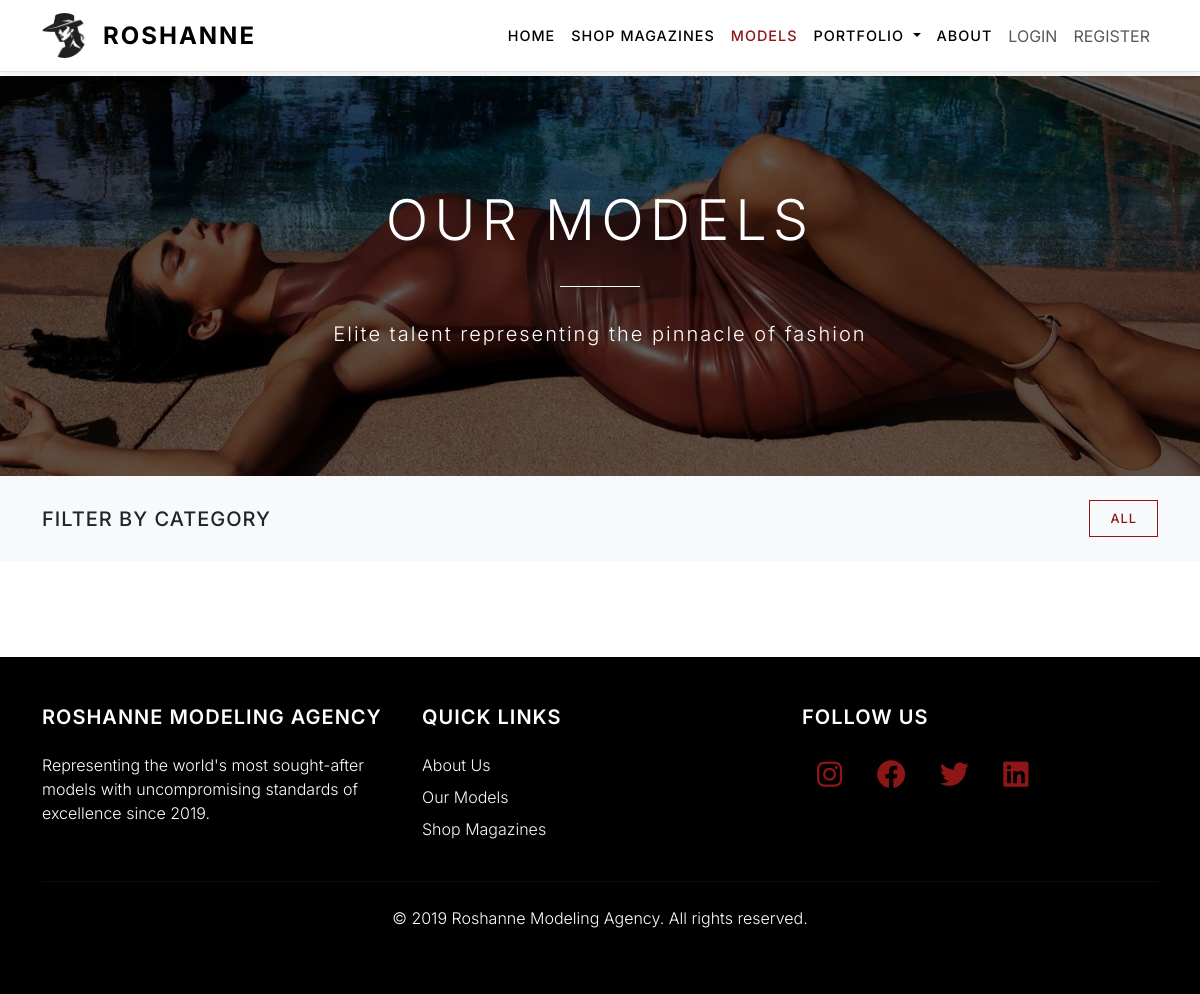
/models/?category=Runway, run on an earlier commit of the app's database.
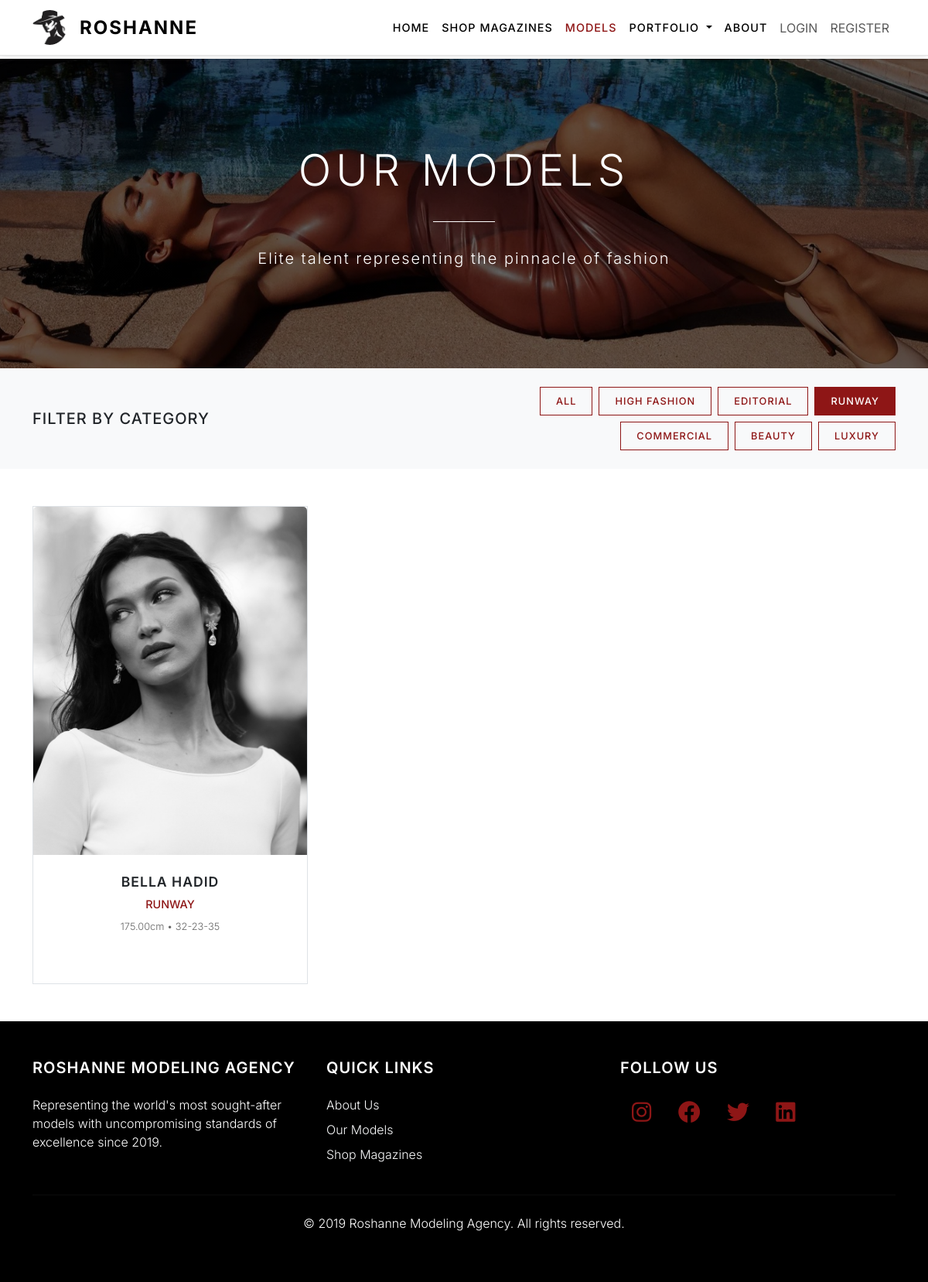
And on a later commit of the database.
### myapp/models.py (models this page shows, shortened)
class ModelCategory(models.Model):
    name = models.CharField(max_length=100)
    description = models.TextField(blank=True)
    created_at = models.DateTimeField(auto_now_add=True)
    class Meta:
        verbose_name_plural = "Model Categories"

class Model(models.Model):
    GENDER_CHOICES = [
        ('M', 'Male'),
        ('F', 'Female'),
        ('O', 'Other')
    ]
    user_profile = models.OneToOneField(UserProfile, on_delete=models.CASCADE)
    category = models.ForeignKey(ModelCategory, on_delete=models.SET_NULL, null=True)
    gender = models.CharField(max_length=1, choices=GENDER_CHOICES)
    age = models.IntegerField()
    portfolio_link = models.URLField(blank=True)
    is_available = models.BooleanField(default=True)
    created_at = models.DateTimeField(auto_now_add=True)
    updated_at = models.DateTimeField(auto_now=True)

class UserProfile(models.Model):
    user = models.OneToOneField(User, on_delete=models.CASCADE)
    bio = models.TextField(blank=True)
    height = models.DecimalField(max_digits=5, decimal_places=2, null=True, blank=True)
    measurements = models.CharField(max_length=50, blank=True)
    experience = models.TextField(blank=True)
    profile_image = models.ImageField(upload_to='profile_images/', null=True, blank=True)
    created_at = models.DateTimeField(auto_now_add=True)
    updated_at = models.DateTimeField(auto_now=True)

### myapp/views.py (the view)
# urls.py: path('models/', views.models, name='models'),
def models(request):
    models = Model.objects.filter(user_profile__user__is_active=True)
    categories = ModelCategory.objects.all()
    category_filter = request.GET.get('category')
    if category_filter:
        models = models.filter(category__name=category_filter)
    context = {
        'models': models,
        'categories': categories,
        'current_category': category_filter,
    }
    return render(request, 'models.html', context)

### myapp/templates/models.html (shortened to what the changed rows need)
{% extends 'base.html' %}
{% load static %}
{% block content %}
<section class="d-flex align-items-center text-center text-white" style="background: linear-gradient(rgba(0,0,0,0.6), rgba(0,0,0,0.6)), url({% static 'images/hero3.jpg' %}) center/cover; ;height: 50vh;">
    <div class="container">
        <h1 style="font-size: 3.5rem; font-weight: 300; letter-spacing: 6px; margin-bottom: 1rem;">OUR MODELS</h1>
    </div>
</section>
<section class="py-4" style="background-color: #f8f9fa;">
    <div class="container">
        <div class="row align-items-center">
            <div class="col-md-6">
                <div class="d-flex flex-wrap gap-2 justify-content-md-end">
                    <a href="{% url 'models' %}" class="btn btn-sm {% if not current_category %}active{% endif %}"
                       style="{% if not current_category %}background-color: #8E1616; border: 1px solid #8E1616; color: white;{% else %}background-color: transparent; border: 1px solid #8E1616; color: #8E1616;{% endif %} padding: 8px 20px; font-weight: 500; text-transform: uppercase; letter-spacing: 1px; font-size: 0.8rem; border-radius: 0;">
                        ALL
                    </a>
                    {% for category in categories %}
                    <a href="{% url 'models' %}?category={{ category.name }}"
                       class="btn btn-sm {% if current_category == category.name %}active{% endif %}"
                       style="{% if current_category == category.name %}background-color: #8E1616; border: 1px solid #8E1616; color: white;{% else %}background-color: transparent; border: 1px solid #8E1616; color: #8E1616;{% endif %} padding: 8px 20px; font-weight: 500; text-transform: uppercase; letter-spacing: 1px; font-size: 0.8rem; border-radius: 0;">
                        {{ category.name|upper }}
                    </a>
                    {% endfor %}
                </div>
            </div>
        </div>
    </div>
</section>
<section class="py-5">
    <div class="container">
        <div class="row g-4">
            {% for model in models %}
            <div class="col-lg-4 col-md-6">
                <div class="card border h-100 mb-4" style="border-color: #e0e0e0; border-radius: 0; transition: all 0.3s ease;"
                     onmouseover="this.style.transform='translateY(-10px)'; this.style.boxShadow='0 20px 40px rgba(0,0,0,0.15)'; this.style.borderColor='#8E1616'; this.querySelector('img').style.filter='grayscale(0%)';"
                     onmouseout="this.style.transform='translateY(0)'; this.style.boxShadow='none'; this.style.borderColor='#e0e0e0'; this.querySelector('img').style.filter='grayscale(100%)';">
                    {% if model.user_profile.profile_image %}
                    <img src="{{ model.user_profile.profile_image.url }}" alt="{{ model.user_profile.user.get_full_name }}"
                         class="card-img-top" style="height: 450px; object-fit: cover; filter: grayscale(100%); transition: filter 0.3s ease;">
                    {% else %}
                    <img src="{% static 'images/model_placeholder.jpg' %}" alt="{{ model.user_profile.user.get_full_name }}"
                         class="card-img-top" style="height: 450px; object-fit: cover; filter: grayscale(100%); transition: filter 0.3s ease;">
                    {% endif %}
                    <div class="card-body text-center p-4">
                        <h5 style="font-size: 1.1rem; font-weight: 600; margin-bottom: 0.5rem; letter-spacing: 1px;">
                            {{ model.user_profile.user.get_full_name|upper }}
                        </h5>
                        <p style="color: #8E1616; font-weight: 500; margin-bottom: 0.5rem; font-size: 0.9rem;">
                            {{ model.category.name|upper }}
                        </p>
                        <p style="font-size: 0.8rem; color: #666; font-weight: 300;">
                            {{ model.user_profile.height }}cm • {{ model.user_profile.measurements }}
                        </p>
                    </div>
                </div>
            </div>
            {% endfor %}
        </div>
    </div>
</section>
{% endblock %}

What changed in the data, as far as the page shows it:
added ModelCategory: name "HIGH FASHION"
added ModelCategory: name "EDITORIAL"
added ModelCategory: name "RUNWAY"
added ModelCategory: name "COMMERCIAL"
added ModelCategory: name "BEAUTY"
added ModelCategory: name "LUXURY"
added Model: user_profile.profile_image (picture), user_profile.user.get_full_name "BELLA HADID", category.name "RUNWAY", user_profile.height "175.00", user_profile.measurements "32-23-35"
